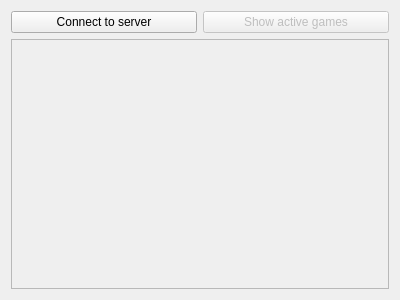
<?xml version="1.0" encoding="UTF-8"?>
<ui version="4.0">
 <class>AdminWindow</class>
 <widget class="QWidget" name="AdminWindow">
  <property name="geometry">
   <rect>
    <x>0</x>
    <y>0</y>
    <width>400</width>
    <height>300</height>
   </rect>
  </property>
  <property name="windowTitle">
   <string>Admin</string>
  </property>
  <layout class="QGridLayout" name="gridLayout">
   <item row="1" column="0" colspan="2">
    <widget class="QListView" name="chatView">
     <property name="enabled">
      <bool>false</bool>
     </property>
     <property name="editTriggers">
      <set>QAbstractItemView::NoEditTriggers</set>
     </property>
    </widget>
   </item>
   <item row="0" column="0">
    <widget class="QPushButton" name="connectButton">
     <property name="text">
      <string>Connect to server</string>
     </property>
    </widget>
   </item>
   <item row="0" column="1">
    <widget class="QPushButton" name="gameButton">
     <property name="enabled">
      <bool>false</bool>
     </property>
     <property name="text">
      <string>Show active games</string>
     </property>
    </widget>
   </item>
  </layout>
 </widget>
 <resources/>
 <connections/>
</ui>
